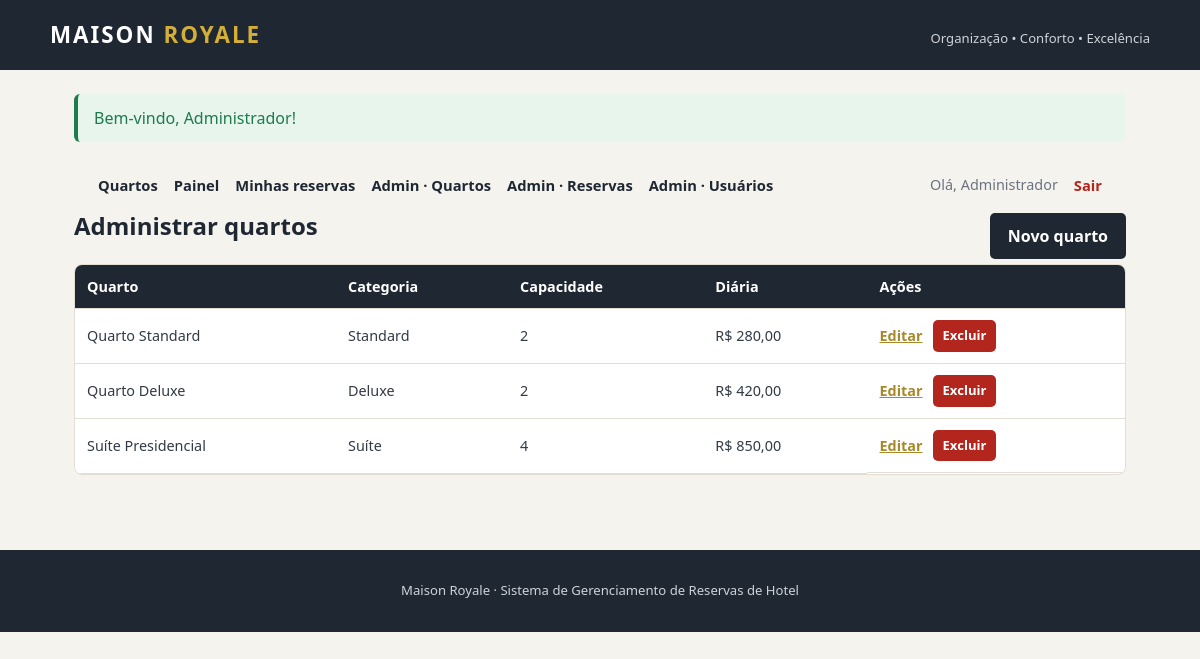
/index.php?acao=admin_quartos (signed in), run on the app's committed database.
### tables this page shows
CREATE TABLE quartos (
    id INT AUTO_INCREMENT PRIMARY KEY,
    nome VARCHAR(100) NOT NULL,
    categoria VARCHAR(80) NOT NULL,
    descricao TEXT,
    capacidade INT NOT NULL,
    preco DECIMAL(10, 2) NOT NULL,
    imagem VARCHAR(255),
    ativo TINYINT(1) NOT NULL DEFAULT 1
);

### app/controllers/QuartoController.php (called while the page is built, shortened)
<?php
require_once __DIR__ . "/../models/Quarto.php";
class QuartoController
{
    private $model;
    public function __construct()
    {
        $this->model = new Quarto();
    }
    public function listar($filtros = [])
    {
        return $this->model->listar($filtros);
    }
}

### app/models/Quarto.php (called while the page is built, shortened)
<?php
require_once __DIR__ . "/../../config/database.php";
class Quarto
{
    private $pdo;
    public function __construct()
    {
        global $pdo;
        $this->pdo = $pdo;
    }
    public function listar($filtros = [])
    {
        $sql = "SELECT * FROM quartos WHERE ativo = 1";
        $parametros = [];
        $checkIn = trim($filtros["check_in"] ?? "");
        $sql .= " ORDER BY id DESC";
        $stmt = $this->pdo->prepare($sql);
        $stmt->execute($parametros);
        return $stmt->fetchAll();
    }
}

### app/views/admin/quartos.php (the view, shortened to what this page needs)
<?php
require __DIR__ . "/../layouts/header.php";
require __DIR__ . "/../layouts/menu.php";
?>
<section>
    <div class="cabecalho-secao">
        <h1>Administrar quartos</h1>
        <a class="btn" href="index.php?acao=cadastrar_quarto">Novo quarto</a>
    </div>
    <div class="tabela-responsive">
        <table>
            <thead>
                <tr>
                    <th>Quarto</th>
                    <th>Categoria</th>
                    <th>Capacidade</th>
                    <th>Diária</th>
                    <th>Ações</th>
                </tr>
            </thead>
            <tbody>
                <?php foreach ($quartos as $quarto): ?>
                    <tr>
                        <td><?= e($quarto['nome']) ?></td>
                        <td><?= e($quarto['categoria']) ?></td>
                        <td><?= (int) $quarto['capacidade'] ?></td>
                        <td>R$ <?= number_format((float) $quarto['preco'], 2, ',', '.') ?></td>
                        <td class="acoes-tabela">
                            <a href="index.php?acao=editar_quarto&id=<?= (int) $quarto['id'] ?>">Editar</a>
                            <form method="POST" action="index.php?acao=excluir_quarto" class="form-inline"
                                  onsubmit="return confirm('Deseja excluir este quarto?');">
                                <button type="submit" class="btn-perigo">Excluir</button>
                            </form>
                        </td>
                    </tr>
                <?php endforeach; ?>
            </tbody>
        </table>
    </div>
</section>
<?php require __DIR__ . "/../layouts/footer.php"; ?>

### assets/css/style.css (style rules this page uses)
:root { --escuro: #1f2733; --dourado: #d4af37; --dourado-escuro: #a8892a; --fundo: #f5f3ee; --branco: #ffffff; --texto: #333a45; --sucesso: #1f7a4d; --erro: #b3261e; --borda: #e3ded3; }
* { box-sizing: border-box; }
body { font-family: "Segoe UI", Arial, sans-serif; background: var(--fundo); color: var(--texto); margin: 0; line-height: 1.5; }
h1 { color: var(--escuro); margin-top: 0; }
form { background: var(--branco); padding: 20px; border: 1px solid var(--borda); border-radius: 8px; }
button, .btn { display: inline-block; margin-top: 18px; padding: 11px 18px; background: var(--escuro); color: var(--branco); border: none; border-radius: 5px; text-decoration: none; font: inherit; font-weight: 600; cursor: pointer; }
.btn-perigo { background: var(--erro); }
.auth-link a, .acoes-tabela a { color: var(--dourado-escuro); font-weight: 600; }
.tabela-responsive { overflow-x: auto; background: var(--branco); border: 1px solid var(--borda); border-radius: 8px; }
table { width: 100%; border-collapse: collapse; }
th, td { padding: 11px 12px; text-align: left; border-bottom: 1px solid var(--borda); font-size: 0.9rem; white-space: nowrap; }
th { background: var(--escuro); color: var(--branco); }
.acoes-tabela { display: flex; align-items: center; gap: 10px; }
.form-inline { background: transparent; border: 0; padding: 0; margin: 0; }
.form-inline button { margin: 0; padding: 6px 10px; font-size: 0.82rem; }
.cabecalho-secao { display: flex; align-items: center; justify-content: space-between; gap: 16px; flex-wrap: wrap; }
.cabecalho-secao .btn { margin: 0; }

### data on the page
quartos: nome "Quarto Standard", categoria "Standard", capacidade "2", preco "280,00"
quartos: nome "Quarto Deluxe", categoria "Deluxe", capacidade "2", preco "420,00"
quartos: nome "Suíte Presidencial", categoria "Suíte", capacidade "4", preco "850,00"

### other printed values
$flash["texto"] "Bem-vindo, Administrador!"
$_SESSION["nome"] "Administrador"
